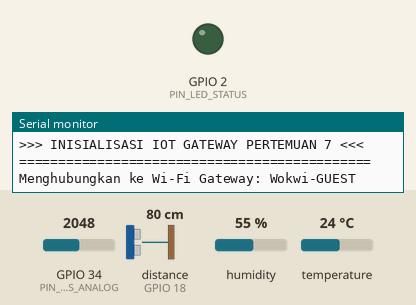
The sketch below on a simulated ESP32. On the bench: output pins drawn as LEDs (lit = HIGH), the last lines printed to the serial monitor. Wiring (inferred from the names in the program): ultrasonic range finder: trigger GPIO 5; echo GPIO 18. Dashed ring = blinking. The test bench sets the inputs (shaded band); at power-on: distance to the obstacle (sensor on GPIO 18) 80 cm, GPIO 34 (PIN_GAS_ANALOG) = 2048, humidity 55 %, temperature 24 °C. The echo pulse lasts 58.3 µs per cm; WiFi joins after 1.5 s; servers stay silent unless stated; random numbers use the default seed unless the sketch sets one; no MQTT or app messages arrive unless stated; pins used as bus, display or sensor lines are not drawn.

Above: at 0.1 s.
At 2.7 s:
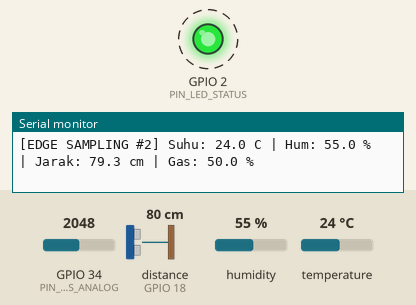
2.8 s: distance to the obstacle (sensor on GPIO 18) set to 12 cm
6.9 s: distance to the obstacle (sensor on GPIO 18) set to 9 cm
Timing chart, 0 to 16.4 s (numbered marks = the images above; inputs shaded):
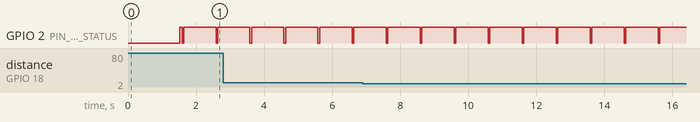

Measured:
- by itself, GPIO 2 (PIN_LED_STATUS): alternates HIGH for 0.95 s and LOW for 0.05 s

The sketch:

gateway.ino
```cpp
#include <WiFi.h>
#include <PubSubClient.h>
#include <DHTesp.h>
#include <ArduinoJson.h>

// Definisi Pin Sensor
const int PIN_DHT = 15;
const int PIN_TRIG = 5;
const int PIN_ECHO = 18;
const int PIN_GAS_ANALOG = 34;
const int PIN_LED_STATUS = 2; // LED Indikator Status / Gateway Heartbeat

// Inisialisasi Objek Sensor
DHTesp dhtSensor;

// Konfigurasi Jaringan Virtual Wokwi & MQTT Broker
const char* ssid = "Wokwi-GUEST";
const char* password = "";
const char* mqtt_server = "broker.emqx.io";
const int mqtt_port = 1883;
const char* mqtt_topic = "unisda/iot/pertemuan7/gateway/rifqi";

WiFiClient espClient;
PubSubClient client(espClient);

// Konfigurasi Siklus Gateway IoT
const unsigned long SAMPLING_INTERVAL = 1000;     // Baca sensor lokal setiap 1 detik
const unsigned long GATEWAY_PUSH_INTERVAL = 5000;   // Agregasi & kirim ke cloud tiap 5 detik
const float THRESHOLD_TANK_OVERFLOW = 10.0;       // Ambang batas kritis jarak tangki penuh (< 10 cm)
unsigned long lastSampleTime = 0;
unsigned long lastPushTime = 0;

// Variabel Penampung Edge Processing (Agregasi Data)
float sumTemperature = 0.0;
float sumHumidity = 0.0;
float sumDistance = 0.0;
float sumGasLevel = 0.0;
int sampleCount = 0;

// Fungsi Koneksi Ulang MQTT
void reconnectMQTT() {
  while (!client.connected()) {
    Serial.print("Menghubungkan ke MQTT Broker (EMQX)... ");
    String clientId = "ESP32Gateway-" + String(random(0xffff), HEX);
    if (client.connect(clientId.c_str())) {
      Serial.println("TERHUBUNG!");
    } else {
      Serial.print("Gagal, rc=");
      Serial.print(client.state());
      Serial.println(" Mencoba lagi dalam 2 detik...");
      delay(2000);
    }
  }
}

// Fungsi Pembacaan Sensor Jarak Ultrasonik (HC-SR04)
float readUltrasonicDistanceCM() {
  digitalWrite(PIN_TRIG, LOW);
  delayMicroseconds(2);
  digitalWrite(PIN_TRIG, HIGH);
  delayMicroseconds(10);
  digitalWrite(PIN_TRIG, LOW);

  long duration = pulseIn(PIN_ECHO, HIGH, 30000); // Timeout 30ms
  if (duration == 0) return -1.0; // Deteksi out-of-range
  return duration * 0.034 / 2;
}

// Fungsi Pembacaan Potensiometer sebagai Simulasi Sensor Gas (0 - 100%)
float readSimulatedGasLevel() {
  int rawADC = analogRead(PIN_GAS_ANALOG);
  return (rawADC / 4095.0) * 100.0;
}

// Fungsi Serialisasi JSON & Transmisi Data Uplink ke Cloud MQTT
void sendGatewayUplink(String systemStatus, float temp, float hum, float dist, float gas, int samples) {
  StaticJsonDocument<300> jsonDoc;
  jsonDoc["gateway_id"] = "GW-INFORMATIKA-07";
  jsonDoc["uptime_sec"] = millis() / 1000;
  jsonDoc["status"] = systemStatus;
  jsonDoc["samples_aggregated"] = samples;

  JsonObject telemetry = jsonDoc.createNestedObject("telemetry_avg");
  telemetry["temperature_c"] = serialized(String(temp, 2));
  telemetry["humidity_pct"] = serialized(String(hum, 2));
  telemetry["tank_distance_cm"] = serialized(String(dist, 2));
  telemetry["gas_level_pct"] = serialized(String(gas, 2));

  String jsonOutput;
  serializeJsonPretty(jsonDoc, jsonOutput);

  Serial.println("\n--------------------------------------------------");
  if (systemStatus == "TANK_OVERFLOW") {
    Serial.println(">>> [EDGE ALARM: TANK OVERFLOW!] MENGIRIM SEGERA KE CLOUD <<<");
  } else if (systemStatus == "ALERT_CRITICAL") {
    Serial.println(">>> [EDGE ALARM: ALERT CRITICAL] MENGIRIM SEGERA KE CLOUD <<<");
  } else {
    Serial.println(">>> [GATEWAY UPLINK] MENGIRIM PAKET KE CLOUD <<<");
  }
  Serial.println(jsonOutput);
  Serial.println("--------------------------------------------------\n");

  // Publish payload JSON ke MQTT Broker
  bool success = client.publish(mqtt_topic, jsonOutput.c_str());
  if (success) {
    Serial.printf(">>> [MQTT PUBLISH BERHASIL] Data terkirim ke topik: %s\n", mqtt_topic);
  } else {
    Serial.println(">>> [MQTT PUBLISH GAGAL] Ukuran payload melebihi buffer atau client terputus!");
  }
}

void setup() {
  Serial.begin(115200);
  Serial.println("\n=============================================");
  Serial.println(">>> INISIALISASI IOT GATEWAY PERTEMUAN 7 <<<");
  Serial.println("=============================================");

  // Inisialisasi Pinout
  pinMode(PIN_TRIG, OUTPUT);
  pinMode(PIN_ECHO, INPUT);
  dhtSensor.setup(PIN_DHT, DHTesp::DHT22);
  pinMode(PIN_LED_STATUS, OUTPUT);

  // Koneksi ke Jaringan Gateway Wi-Fi
  Serial.print("Menghubungkan ke Wi-Fi Gateway: ");
  Serial.println(ssid);
  WiFi.begin(ssid, password);
  while (WiFi.status() != WL_CONNECTED) {
    delay(300);
    Serial.print(".");
  }
  Serial.println("\n[GATEWAY ONLINE] IP Address Gateway: " + WiFi.localIP().toString());
  Serial.println("Gateway siap melakukan agregasi dan transmisi data telemetri.\n");
  digitalWrite(PIN_LED_STATUS, HIGH); // Indikator Gateway aktif dan online

  // Konfigurasi MQTT Server
  client.setServer(mqtt_server, mqtt_port);
  client.setBufferSize(512); // PENTING: Memperbesar buffer MQTT dari default 128 byte menjadi 512 byte agar muat menampung payload JSON agregasi
}

void loop() {
  if (!client.connected()) {
    reconnectMQTT();
  }
  client.loop();

  unsigned long currentMillis = millis();

  // TAHAP 1: DATA COLLECTION (Pengumpulan Data Lokal setiap 1 detik)
  if (currentMillis - lastSampleTime >= SAMPLING_INTERVAL) {
    lastSampleTime = currentMillis;

    TempAndHumidity dhtData = dhtSensor.getTempAndHumidity();
    float currentDistance = readUltrasonicDistanceCM();
    float currentGas = readSimulatedGasLevel();

    // Data Filtering: Validasi keabsahan data sebelum ditampung
    if (!isnan(dhtData.temperature) && !isnan(dhtData.humidity) && currentDistance >= 0) {
      sumTemperature += dhtData.temperature;
      sumHumidity += dhtData.humidity;
      sumDistance += currentDistance;
      sumGasLevel += currentGas;
      sampleCount++;

      Serial.printf("[EDGE SAMPLING #%d] Suhu: %.1f C | Hum: %.1f %% | Jarak: %.1f cm | Gas: %.1f %%\n",
                    sampleCount, dhtData.temperature, dhtData.humidity, currentDistance, currentGas);

      // Heartbeat blink menandakan aktivitas pembacaan sensor
      digitalWrite(PIN_LED_STATUS, LOW);
      delay(50);
      digitalWrite(PIN_LED_STATUS, HIGH);

      // =========================================================================
      // LOGIKA ALARM TEPI (EDGE THRESHOLD) - TANK_OVERFLOW
      // Jika jarak sensor HC-SR04 terdeteksi < 10 cm, status JSON seketika diubah
      // menjadi "TANK_OVERFLOW" dan langsung dipublish ke MQTT tanpa menunggu
      // siklus periodik 5 detik selesai!
      // =========================================================================
      if (currentDistance < THRESHOLD_TANK_OVERFLOW) {
        Serial.printf("\n⚠️ >>> [PERINGATAN DINI / ALARM TEPI] Jarak Terdeteksi: %.2f cm (< %.1f cm)! <<<\n",
                      currentDistance, THRESHOLD_TANK_OVERFLOW);
        Serial.println("⚠️ >>> Indikasi Tangki Penuh/Meluap! Mengirim status 'TANK_OVERFLOW' secara instan...");

        // Hitung rata-rata data hingga sampel kritis ini terdeteksi
        float avgTemp = sumTemperature / sampleCount;
        float avgHum  = sumHumidity / sampleCount;
        float avgDist = sumDistance / sampleCount;
        float avgGas  = sumGasLevel / sampleCount;

        // Transmisi segera ke Cloud MQTT
        sendGatewayUplink("TANK_OVERFLOW", avgTemp, avgHum, avgDist, avgGas, sampleCount);

        // Reset buffer agregasi dan perbarui lastPushTime agar siklus 5 detik dihitung ulang dari sekarang
        sumTemperature = 0.0;
        sumHumidity = 0.0;
        sumDistance = 0.0;
        sumGasLevel = 0.0;
        sampleCount = 0;
        lastPushTime = currentMillis;
      }
    }
  }

  // TAHAP 2 & 3: EDGE PROCESSING & GATEWAY PUSH (Setiap 5 detik untuk kondisi reguler)
  if (currentMillis - lastPushTime >= GATEWAY_PUSH_INTERVAL) {
    lastPushTime = currentMillis;

    if (sampleCount > 0) {
      // Pemrosesan Tepi: Hitung nilai rata-rata dari buffer lokal
      float avgTemp = sumTemperature / sampleCount;
      float avgHum  = sumHumidity / sampleCount;
      float avgDist = sumDistance / sampleCount;
      float avgGas  = sumGasLevel / sampleCount;

      // Evaluasi Kondisi Kritis Lokal (Edge Alarm / Filter)
      String systemStatus = "NORMAL";
      if (avgDist < THRESHOLD_TANK_OVERFLOW) {
        systemStatus = "TANK_OVERFLOW";
      } else if (avgTemp > 45.0 || avgGas > 75.0) {
        systemStatus = "ALERT_CRITICAL";
      }

      // TAHAP 4: PROTOCOL TRANSLATION, SERIALISASI JSON & MQTT PUBLISH REGULER
      sendGatewayUplink(systemStatus, avgTemp, avgHum, avgDist, avgGas, sampleCount);

      // Reset buffer agregasi untuk siklus berikutnya
      sumTemperature = 0.0;
      sumHumidity = 0.0;
      sumDistance = 0.0;
      sumGasLevel = 0.0;
      sampleCount = 0;
    }
  }
}
```
